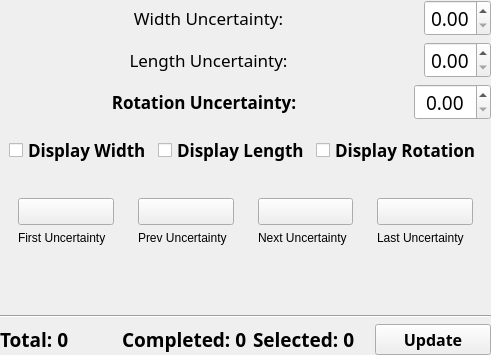
        <widget class="QWidget" name="dimensionsWidget" native="true">
         <property name="sizePolicy">
          <sizepolicy hsizetype="Expanding" vsizetype="Expanding">
           <horstretch>0</horstretch>
           <verstretch>0</verstretch>
          </sizepolicy>
         </property>
         <property name="font">
          <font>
           <pointsize>12</pointsize>
          </font>
         </property>
         <layout class="QVBoxLayout" name="verticalLayout_2" stretch="0,0,0,0,0,0,0,0,0">
          <property name="margin">
           <number>0</number>
          </property>
          <item>
           <widget class="QWidget" name="widthWidget" native="true">
            <property name="sizePolicy">
             <sizepolicy hsizetype="Expanding" vsizetype="Fixed">
              <horstretch>0</horstretch>
              <verstretch>0</verstretch>
             </sizepolicy>
            </property>
            <property name="font">
             <font>
              <family>Lucida Grande</family>
              <pointsize>13</pointsize>
             </font>
            </property>
            <layout class="QHBoxLayout" name="horizontalLayout_10" stretch="0,0">
             <property name="spacing">
              <number>7</number>
             </property>
             <property name="margin">
              <number>0</number>
             </property>
             <item>
              <widget class="QLabel" name="lbl_11">
               <property name="sizePolicy">
                <sizepolicy hsizetype="Expanding" vsizetype="Fixed">
                 <horstretch>0</horstretch>
                 <verstretch>0</verstretch>
                </sizepolicy>
               </property>
               <property name="font">
                <font>
                 <family>Abadi MT Condensed Extra Bold</family>
                 <weight>50</weight>
                 <bold>false</bold>
                </font>
               </property>
               <property name="text">
                <string>Width Uncertainty:</string>
               </property>
               <property name="alignment">
                <set>Qt::AlignCenter</set>
               </property>
              </widget>
             </item>
             <item>
              <widget class="QDoubleSpinBox" name="widthUncertaintySbx">
               <property name="sizePolicy">
                <sizepolicy hsizetype="Fixed" vsizetype="Fixed">
                 <horstretch>0</horstretch>
                 <verstretch>0</verstretch>
                </sizepolicy>
               </property>
               <property name="font">
                <font>
                 <family>Abadi MT Condensed Extra Bold</family>
                 <pointsize>14</pointsize>
                </font>
               </property>
               <property name="contextMenuPolicy">
                <enum>Qt::NoContextMenu</enum>
               </property>
               <property name="alignment">
                <set>Qt::AlignCenter</set>
               </property>
               <property name="decimals">
                <number>2</number>
               </property>
               <property name="maximum">
                <double>1.000000000000000</double>
               </property>
               <property name="singleStep">
                <double>0.010000000000000</double>
               </property>
              </widget>
             </item>
            </layout>
           </widget>
          </item>
          <item>
           <widget class="QWidget" name="lengthWidget" native="true">
            <property name="sizePolicy">
             <sizepolicy hsizetype="Expanding" vsizetype="Fixed">
              <horstretch>0</horstretch>
              <verstretch>0</verstretch>
             </sizepolicy>
            </property>
            <property name="font">
             <font>
              <family>Lucida Grande</family>
              <pointsize>13</pointsize>
             </font>
            </property>
            <layout class="QHBoxLayout" name="horizontalLayout_11" stretch="0,0">
             <property name="spacing">
              <number>7</number>
             </property>
             <property name="margin">
              <number>0</number>
             </property>
             <item>
              <widget class="QLabel" name="lbl_14">
               <property name="sizePolicy">
                <sizepolicy hsizetype="Expanding" vsizetype="Fixed">
                 <horstretch>0</horstretch>
                 <verstretch>0</verstretch>
                </sizepolicy>
               </property>
               <property name="font">
                <font>
                 <family>Abadi MT Condensed Extra Bold</family>
                 <weight>50</weight>
                 <bold>false</bold>
                </font>
               </property>
               <property name="text">
                <string>Length Uncertainty:</string>
               </property>
               <property name="alignment">
                <set>Qt::AlignCenter</set>
               </property>
              </widget>
             </item>
             <item>
              <widget class="QDoubleSpinBox" name="lengthUncertaintySbx">
               <property name="sizePolicy">
                <sizepolicy hsizetype="Fixed" vsizetype="Fixed">
                 <horstretch>0</horstretch>
                 <verstretch>0</verstretch>
                </sizepolicy>
               </property>
               <property name="font">
                <font>
                 <family>Abadi MT Condensed Extra Bold</family>
                 <pointsize>14</pointsize>
                </font>
               </property>
               <property name="contextMenuPolicy">
                <enum>Qt::NoContextMenu</enum>
               </property>
               <property name="alignment">
                <set>Qt::AlignCenter</set>
               </property>
               <property name="decimals">
                <number>2</number>
               </property>
               <property name="maximum">
                <double>1.000000000000000</double>
               </property>
               <property name="singleStep">
                <double>0.010000000000000</double>
               </property>
              </widget>
             </item>
            </layout>
           </widget>
          </item>
          <item>
           <widget class="QWidget" name="rotationWidget" native="true">
            <property name="sizePolicy">
             <sizepolicy hsizetype="Expanding" vsizetype="Fixed">
              <horstretch>0</horstretch>
              <verstretch>0</verstretch>
             </sizepolicy>
            </property>
            <property name="font">
             <font>
              <family>Lucida Grande</family>
              <pointsize>13</pointsize>
             </font>
            </property>
            <layout class="QHBoxLayout" name="horizontalLayout_6" stretch="0,0">
             <property name="margin">
              <number>0</number>
             </property>
             <item>
              <widget class="QLabel" name="lbl_8">
               <property name="sizePolicy">
                <sizepolicy hsizetype="Expanding" vsizetype="Fixed">
                 <horstretch>0</horstretch>
                 <verstretch>0</verstretch>
                </sizepolicy>
               </property>
               <property name="font">
                <font>
                 <family>Abadi MT Condensed Extra Bold</family>
                 <weight>75</weight>
                 <bold>true</bold>
                </font>
               </property>
               <property name="text">
                <string>Rotation Uncertainty:</string>
               </property>
               <property name="alignment">
                <set>Qt::AlignCenter</set>
               </property>
              </widget>
             </item>
             <item>
              <widget class="QDoubleSpinBox" name="rotationUncertaintySbx">
               <property name="sizePolicy">
                <sizepolicy hsizetype="Fixed" vsizetype="Fixed">
                 <horstretch>0</horstretch>
                 <verstretch>0</verstretch>
                </sizepolicy>
               </property>
               <property name="font">
                <font>
                 <family>Abadi MT Condensed Extra Bold</family>
                 <pointsize>14</pointsize>
                </font>
               </property>
               <property name="wrapping">
                <bool>false</bool>
               </property>
               <property name="alignment">
                <set>Qt::AlignCenter</set>
               </property>
               <property name="decimals">
                <number>2</number>
               </property>
               <property name="minimum">
                <double>0.000000000000000</double>
               </property>
               <property name="maximum">
                <double>45.000000000000000</double>
               </property>
               <property name="singleStep">
                <double>0.010000000000000</double>
               </property>
              </widget>
             </item>
            </layout>
           </widget>
          </item>
          <item>
           <widget class="QWidget" name="displayUncertaintyWidget" native="true">
            <layout class="QHBoxLayout" name="horizontalLayout_29">
             <item>
              <widget class="QCheckBox" name="displayWidthCkbx">
               <property name="font">
                <font>
                 <family>Abadi MT Condensed Extra Bold</family>
                 <pointsize>13</pointsize>
                 <weight>75</weight>
                 <bold>true</bold>
                </font>
               </property>
               <property name="text">
                <string>Display Width</string>
               </property>
              </widget>
             </item>
             <item>
              <widget class="QCheckBox" name="displayLengthCkbx">
               <property name="font">
                <font>
                 <family>Abadi MT Condensed Extra Bold</family>
                 <pointsize>13</pointsize>
                 <weight>75</weight>
                 <bold>true</bold>
                </font>
               </property>
               <property name="text">
                <string>Display Length</string>
               </property>
              </widget>
             </item>
             <item>
              <widget class="QCheckBox" name="displayRotationCkbx">
               <property name="font">
                <font>
                 <family>Abadi MT Condensed Extra Bold</family>
                 <pointsize>13</pointsize>
                 <weight>75</weight>
                 <bold>true</bold>
                </font>
               </property>
               <property name="text">
                <string>Display Rotation</string>
               </property>
              </widget>
             </item>
            </layout>
           </widget>
          </item>
          <item>
           <widget class="QWidget" name="uncertaintyControlsWidget" native="true">
            <property name="enabled">
             <bool>true</bool>
            </property>
            <layout class="QHBoxLayout" name="horizontalLayout_30">
             <item>
              <widget class="QWidget" name="firstWidget_2" native="true">
               <layout class="QVBoxLayout" name="verticalLayout_15">
                <item>
                 <widget class="QPushButton" name="firstUncBtn">
                  <property name="text">
                   <string/>
                  </property>
                  <property name="icon">
                   <iconset>
                    <normaloff>mediaIcons/first.png</normaloff>mediaIcons/first.png</iconset>
                  </property>
                  <property name="iconSize">
                   <size>
                    <width>24</width>
                    <height>24</height>
                   </size>
                  </property>
                 </widget>
                </item>
                <item>
                 <widget class="QLabel" name="label">
                  <property name="font">
                   <font>
                    <pointsize>9</pointsize>
                   </font>
                  </property>
                  <property name="text">
                   <string>First Uncertainty</string>
                  </property>
                 </widget>
                </item>
               </layout>
              </widget>
             </item>
             <item>
              <widget class="QWidget" name="prevWidget" native="true">
               <layout class="QVBoxLayout" name="verticalLayout_17">
                <item>
                 <widget class="QPushButton" name="prevUncBtn">
                  <property name="text">
                   <string/>
                  </property>
                  <property name="icon">
                   <iconset>
                    <normaloff>mediaIcons/prev.png</normaloff>mediaIcons/prev.png</iconset>
                  </property>
                  <property name="iconSize">
                   <size>
                    <width>24</width>
                    <height>24</height>
                   </size>
                  </property>
                 </widget>
                </item>
                <item>
                 <widget class="QLabel" name="label_3">
                  <property name="font">
                   <font>
                    <pointsize>9</pointsize>
                   </font>
                  </property>
                  <property name="text">
                   <string>Prev Uncertainty</string>
                  </property>
                 </widget>
                </item>
               </layout>
              </widget>
             </item>
             <item>
              <widget class="QWidget" name="nextWidget_2" native="true">
               <layout class="QVBoxLayout" name="verticalLayout_19">
                <item>
                 <widget class="QPushButton" name="nextUncBtn">
                  <property name="text">
                   <string/>
                  </property>
                  <property name="icon">
                   <iconset>
                    <normaloff>mediaIcons/next.png</normaloff>mediaIcons/next.png</iconset>
                  </property>
                  <property name="iconSize">
                   <size>
                    <width>24</width>
                    <height>24</height>
                   </size>
                  </property>
                 </widget>
                </item>
                <item>
                 <widget class="QLabel" name="label_4">
                  <property name="font">
                   <font>
                    <pointsize>9</pointsize>
                   </font>
                  </property>
                  <property name="text">
                   <string>Next Uncertainty</string>
                  </property>
                 </widget>
                </item>
               </layout>
              </widget>
             </item>
             <item>
              <widget class="QWidget" name="lastWidget_2" native="true">
               <layout class="QVBoxLayout" name="verticalLayout_20">
                <item>
                 <widget class="QPushButton" name="lastUncBtn">
                  <property name="text">
                   <string/>
                  </property>
                  <property name="icon">
                   <iconset>
                    <normaloff>mediaIcons/last.png</normaloff>mediaIcons/last.png</iconset>
                  </property>
                  <property name="iconSize">
                   <size>
                    <width>24</width>
                    <height>24</height>
                   </size>
                  </property>
                 </widget>
                </item>
                <item>
                 <widget class="QLabel" name="label_2">
                  <property name="font">
                   <font>
                    <pointsize>9</pointsize>
                   </font>
                  </property>
                  <property name="text">
                   <string>Last Uncertainty</string>
                  </property>
                 </widget>
                </item>
               </layout>
              </widget>
             </item>
            </layout>
           </widget>
          </item>
          <item>
           <widget class="QWidget" name="coordsWidget" native="true">
            <property name="sizePolicy">
             <sizepolicy hsizetype="Expanding" vsizetype="Fixed">
              <horstretch>0</horstretch>
              <verstretch>0</verstretch>
             </sizepolicy>
            </property>
            <property name="font">
             <font>
              <family>Abadi MT Condensed Extra Bold</family>
             </font>
            </property>
            <layout class="QHBoxLayout" name="horizontalLayout_3">
             <property name="margin">
              <number>0</number>
             </property>
            </layout>
           </widget>
          </item>
          <item>
           <spacer name="verticalSpacer_3">
            <property name="orientation">
             <enum>Qt::Vertical</enum>
            </property>
            <property name="sizeHint" stdset="0">
             <size>
              <width>20</width>
              <height>40</height>
             </size>
            </property>
           </spacer>
          </item>
          <item>
           <widget class="Line" name="line">
            <property name="orientation">
             <enum>Qt::Horizontal</enum>
            </property>
           </widget>
          </item>
          <item>
           <widget class="QWidget" name="countsWidget" native="true">
            <property name="sizePolicy">
             <sizepolicy hsizetype="Expanding" vsizetype="Expanding">
              <horstretch>0</horstretch>
              <verstretch>0</verstretch>
             </sizepolicy>
            </property>
            <layout class="QHBoxLayout" name="horizontalLayout_9" stretch="1,1,1,1">
             <property name="margin">
              <number>0</number>
             </property>
             <item>
              <widget class="QLabel" name="totalTrackCountLbl">
               <property name="sizePolicy">
                <sizepolicy hsizetype="Expanding" vsizetype="Expanding">
                 <horstretch>0</horstretch>
                 <verstretch>0</verstretch>
                </sizepolicy>
               </property>
               <property name="font">
                <font>
                 <family>Abadi MT Condensed Extra Bold</family>
                 <pointsize>14</pointsize>
                 <weight>75</weight>
                 <bold>true</bold>
                </font>
               </property>
               <property name="text">
                <string>Total: 0</string>
               </property>
              </widget>
             </item>
             <item>
              <widget class="QLabel" name="completedTrackCountLbl">
               <property name="sizePolicy">
                <sizepolicy hsizetype="Expanding" vsizetype="Expanding">
                 <horstretch>0</horstretch>
                 <verstretch>0</verstretch>
                </sizepolicy>
               </property>
               <property name="font">
                <font>
                 <family>Abadi MT Condensed Extra Bold</family>
                 <pointsize>14</pointsize>
                 <weight>75</weight>
                 <bold>true</bold>
                </font>
               </property>
               <property name="text">
                <string>Completed: 0</string>
               </property>
              </widget>
             </item>
             <item>
              <widget class="QLabel" name="selectedTrackCountLbl">
               <property name="sizePolicy">
                <sizepolicy hsizetype="Expanding" vsizetype="Expanding">
                 <horstretch>0</horstretch>
                 <verstretch>0</verstretch>
                </sizepolicy>
               </property>
               <property name="font">
                <font>
                 <family>Abadi MT Condensed Extra Bold</family>
                 <pointsize>14</pointsize>
                 <weight>75</weight>
                 <bold>true</bold>
                </font>
               </property>
               <property name="text">
                <string>Selected: 0</string>
               </property>
              </widget>
             </item>
             <item>
              <widget class="QPushButton" name="countsBtn">
               <property name="sizePolicy">
                <sizepolicy hsizetype="Expanding" vsizetype="Fixed">
                 <horstretch>0</horstretch>
                 <verstretch>0</verstretch>
                </sizepolicy>
               </property>
               <property name="font">
                <font>
                 <family>Abadi MT Condensed Extra Bold</family>
                 <pointsize>12</pointsize>
                 <weight>75</weight>
                 <bold>true</bold>
                </font>
               </property>
               <property name="contextMenuPolicy">
                <enum>Qt::NoContextMenu</enum>
               </property>
               <property name="layoutDirection">
                <enum>Qt::LeftToRight</enum>
               </property>
               <property name="text">
                <string>Update</string>
               </property>
              </widget>
             </item>
            </layout>
           </widget>
          </item>
         </layout>
        </widget>
